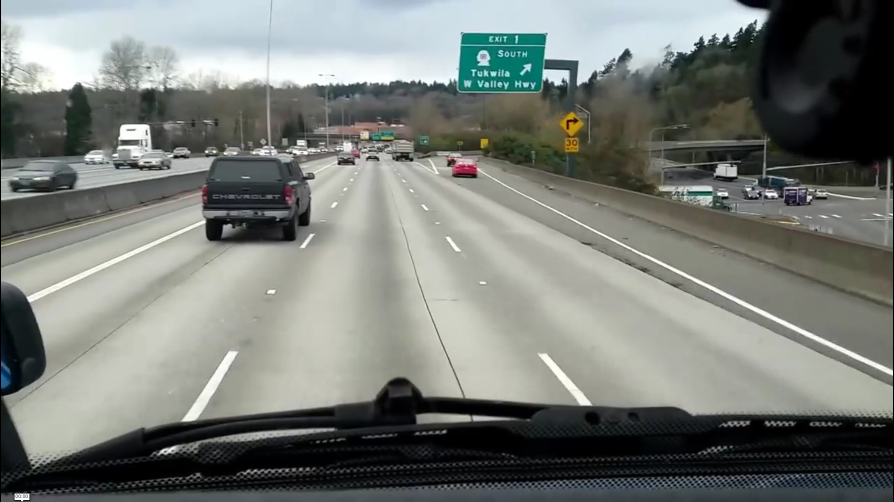
#> input picture car2.png, 1787 x 1004 px, found by its file name (shown at 1/2 size)
$ python lane_detect_img.py
#> lines starting #> are read from the running program, lines starting #| are printed output that depends on the picture
#> further down, image is the input picture: shape (1004, 1787, 3); mean B, G, R 119, 123.8, 119.7
### detection.py
import numpy as np
import cv2
import pickle
import detection

def get_cars(image):
    " Image Pre-processing "
    img = image
    gray = cv2.cvtColor(img, cv2.COLOR_BGR2GRAY)
    contrast = cv2.equalizeHist(gray)
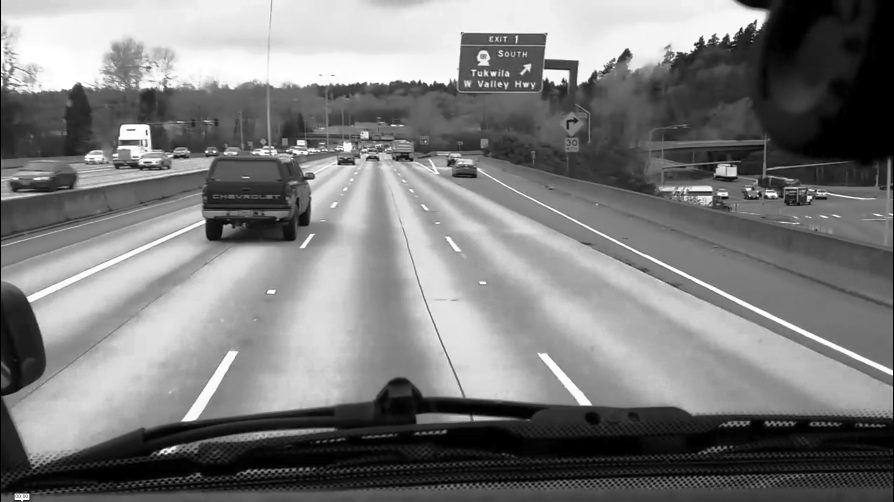
#> contrast: shape (1004, 1787) (shown at 1/2 size); min 0, max 255, mean 124

    " Run Haar cascade classifier "
    car_detector = cv2.CascadeClassifier("/home/parinya/spring_17/car/python_port/cars.xml")
    boxes = car_detector.detectMultiScale(contrast, 1.3, 2)
#> boxes = [[829, 299, 26, 26], [723, 290, 44, 44], [1121, 212, 48, 48], [336, 282, 51, 51], [660, 283, 64, 64], [777, 278, 63, 63], [881, 283, 96, 96], [1413, 311, 74, 74]]
    box_ind = np.argmax(boxes[:, 3])
#> box_ind = 6
    box_origin = boxes[box_ind, 0:2]
#> box_origin = [881, 283]
    box_width = boxes[box_ind, 3]
#> box_width = 96


    # [17 lines of commented-out code are left out]

    " Draw box around car "

    roi = image[box_origin[1]:box_origin[1] + box_width, box_origin[0]:box_origin[0] + box_width]
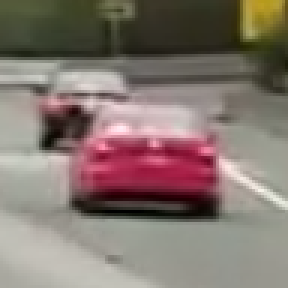
#> roi: shape (96, 96, 3) (shown 3 times larger); mean B, G, R 110.9, 118.4, 132.4
    car_center = [box_origin[0] + int(float(box_width) / 2), box_origin[1] + int(float(box_width) / 2)]
#> car_center = [929, 331]

    return (image,box_origin,box_width,roi,car_center)

# [33 lines left out: functions draw_box, get_lane, not called in this run]


def draw_lane(image,x1,x2,y1,y2,box_origin):
    cv2.line(image, (x1 + box_origin[0], y1 + box_origin[1]), (x2 + box_origin[0], y2 + box_origin[1]), (0, 255, 0), 2)
    return(image)

# [7 lines left out: function derivative, not called in this run]

### lane_detect_img.py
import numpy as np
import cv2
import detection


image=cv2.imread("/home/parinya/spring_17/car/python_port/positive/car2.png")
#> (the run stopped early here; a loop or call above may not have finished)
